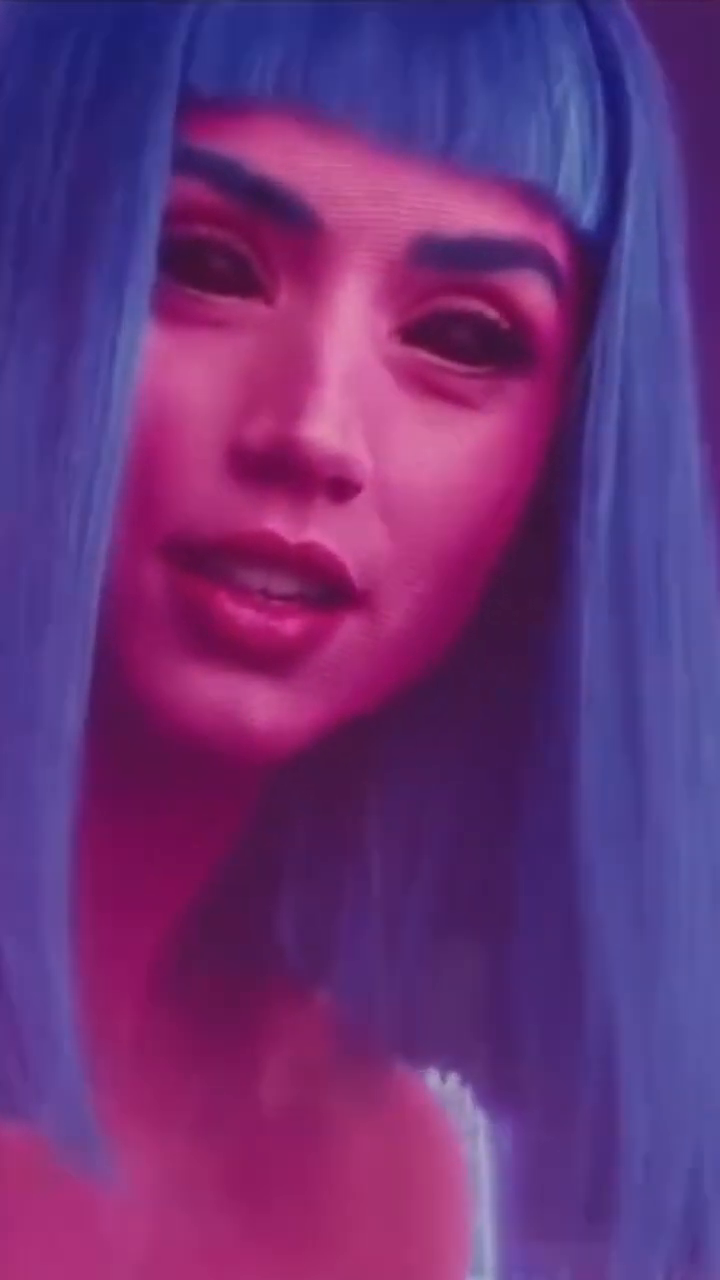
#> input picture frame 52 of aa.mp4, 720 x 1280 px
$ python ascii_video.py
#> lines starting #> are read from the running program, lines starting #| are printed output that depends on the picture; after the words box and inside, x2 and y2 are one past the last pixel; in counts of white or black regions, pixels touching at a corner belong together
#> in process_video, frame is the input picture: shape (1280, 720, 3); mean B, G, R 121.5, 50, 106.4
import cv2
import os
import shutil
import numpy as np

ASCII_CHARS = "@%#*+=-:. "

def resize_image(image, new_width=100):
#> called with new_width = 100
    height, width, _ = image.shape
#> height = 1280; width = 720
    ratio = height / width
#> ratio = 1.78
    new_height = int(new_width * ratio)
#> new_height = 177
    resized_image = cv2.resize(image, (new_width, new_height))
    return resized_image

def grayify(image):
    return cv2.cvtColor(image, cv2.COLOR_BGR2GRAY)
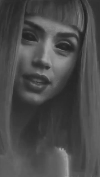
#> returned value: shape (177, 100); min 32, max 167, mean 74.9

def pixels_to_ascii(image, range_width=21):
#> called with range_width = 21
    pixels = image.flatten()
#> pixels = 17700 values, max 167 at index 5945, min 32 at index 4082, mean 74.92
    ascii_str = ""
    for pixel_value in pixels:
        # Invert the mapping for darker pixels
        inverted_pixel_value = 255 - pixel_value
        normalized_pixel = int(inverted_pixel_value / range_width)
        index = min(normalized_pixel, len(ASCII_CHARS) - 1)
        ascii_str += ASCII_CHARS[index]
#> this loop made 17700 passes
#> (pixel_value, inverted_pixel_value, normalized_pixel, index, ascii_str) on passes 1 to 3: (67, 188, 8, 8, '.'), (61, 194, 9, 9, '. '), (58, 197, 9, 9, '.  ')
    return ascii_str

def create_ascii_frame(frame, new_width=100):
    frame = resize_image(frame, new_width=new_width)
    frame = grayify(frame)

    ascii_str = pixels_to_ascii(frame)
    img_width = frame.shape[1]
#> img_width = 100
    img_height = frame.shape[0]
#> img_height = 177

    font_size = 10  # You can adjust the font size

    # Create a black background
    output_frame = np.zeros((img_height * font_size, img_width * font_size, 3), np.uint8)

    # Draw white ASCII characters on the black background
    for i in range(len(ascii_str)):
        row = i // img_width
        col = i % img_width
        position = (col * font_size, row * font_size)
        font = cv2.FONT_HERSHEY_SIMPLEX
        font_scale = 0.4  # You can adjust the font scale
        font_thickness = 1  # You can adjust the font thickness
        font_color = (255, 255, 255)  # White color
        cv2.putText(output_frame, ascii_str[i], position, font, font_scale, font_color, font_thickness)
#> this loop made 17700 passes
#> position on passes 1 to 3: (0, 0), (10, 0), (20, 0)
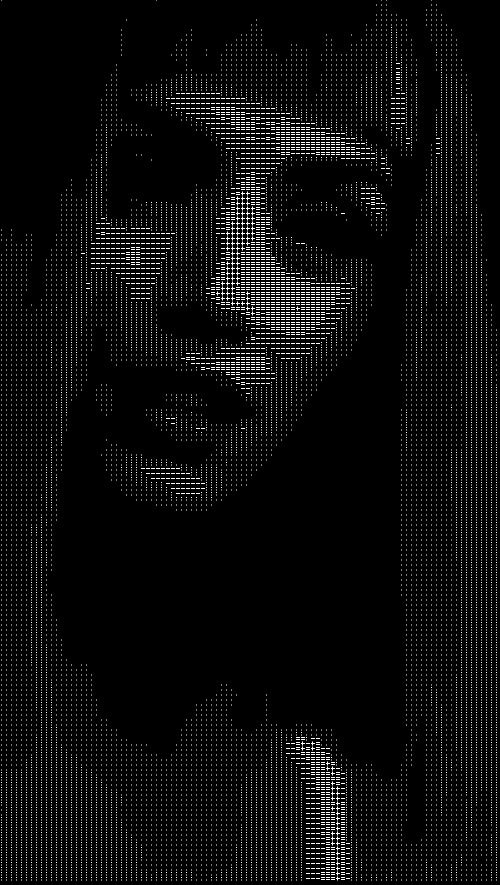
#> output_frame: shape (1770, 1000, 3) (shown at 1/2 size); 2.4% white in thin lines or dots

    return output_frame

def create_video(frames_folder, output_video_path, fps=30):
    frame_files = [f for f in os.listdir(frames_folder) if f.endswith(".png")]
    frame_files.sort()

    if not frame_files:
        print("No frame images found in the specified folder.")
        return

    frame = cv2.imread(os.path.join(frames_folder, frame_files[0]))
    frame_height, frame_width, _ = frame.shape

    fourcc = cv2.VideoWriter_fourcc(*'mp4v')  # Use appropriate codec based on your system
    out = cv2.VideoWriter(output_video_path, fourcc, fps, (frame_width, frame_height))

    print("Creating video from ASCII frames...")
    for i, frame_file in enumerate(frame_files, start=1):
        frame_path = os.path.join(frames_folder, frame_file)
        frame = cv2.imread(frame_path)
        out.write(frame)
        print(f"Processed frame {i}/{len(frame_files)}")

    out.release()
    print("Video creation complete!")

def process_video(input_video_path, output_video_path, new_width=100, fps=30):
    frames_folder = "frames"

    cap = cv2.VideoCapture(input_video_path)

    if not cap.isOpened():
        print("Error opening video file.")
        return

    os.makedirs(frames_folder, exist_ok=True)

    frame_count = 0

    print("Generating ASCII frames from video...")
    while cap.isOpened():
        ret, frame = cap.read()

        if not ret:
            break

        ascii_frame = create_ascii_frame(frame, new_width=new_width)

        # Save the ASCII frame as an image in the frames folder
        frame_filename = os.path.join(frames_folder, f"frame_{frame_count:04d}.png")
        cv2.imwrite(frame_filename, ascii_frame)

        frame_count += 1
        print(f"Processed frame {frame_count}")

    cap.release()

    # Create video from ASCII frames
    create_video(frames_folder, output_video_path, fps=fps)


    shutil.rmtree(frames_folder)

if __name__ == "__main__":
    input_video_path = "aa.mp4"
    output_video_path = "output_ascii_video.mp4"
    process_video(input_video_path, output_video_path)
